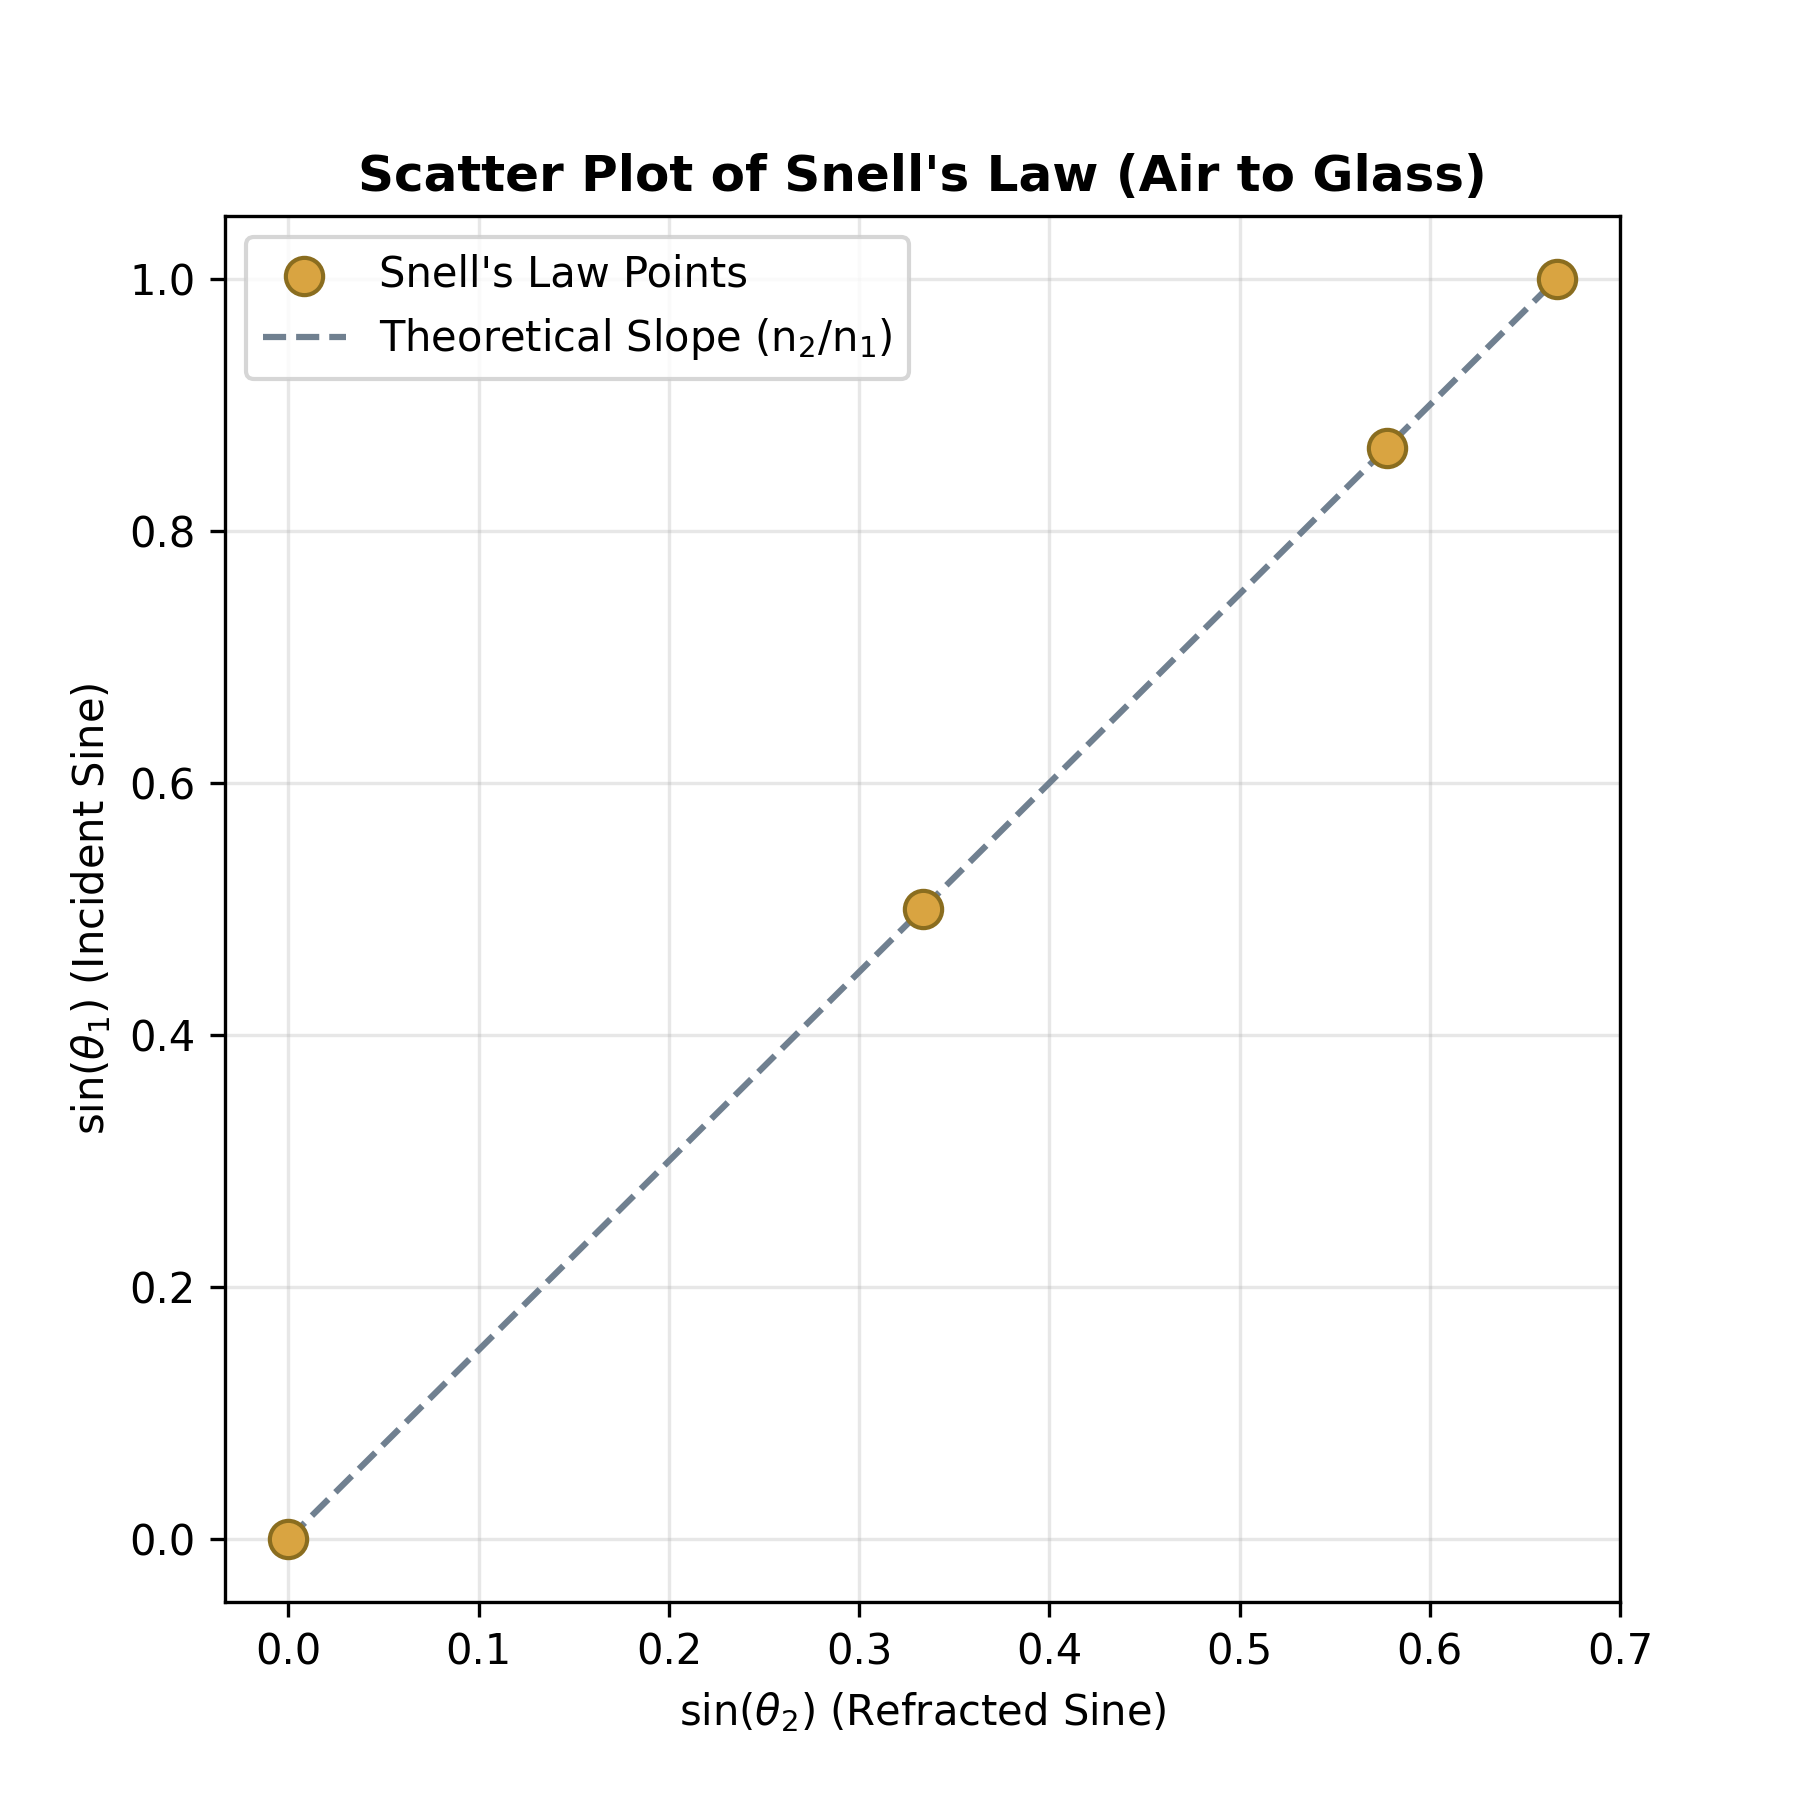

This chart was generated by the following Python code:
"""Exercise #4 - Refraction and Snell's Law (n1*sin(th1) = n2*sin(th2))
1. Define the media: air (n1 = 1.0) and glass (n2 = 1.5).
2. Calculate the angles: start with th1 = 45 deg. Use NumPy to convert it
   to radians, apply Snell's Law to find th2, and convert it back.
3. Trace the rays: generate simple x and y linear coordinate points using
   NumPy to draw the incoming ray, the refracted ray, and the boundary line
   between the two media.
"""
import numpy as np
import matplotlib.pyplot as plt

# 1. Media
n1, n2 = 1.0, 1.5

# 2. Angles (measured from the normal)
theta1_deg = 45
theta1 = np.deg2rad(theta1_deg)
theta2 = np.arcsin(n1 * np.sin(theta1) / n2)   # Snell's law
theta2_deg = np.rad2deg(theta2)
print(f"Angle of Incidence (theta1): {theta1_deg:.1f}°")
print(f"Angle of Refraction (theta2): {theta2_deg:.2f}°")

# 3. Rays (boundary on y = 0, air above, glass below, hit point at origin)
t = np.linspace(0, 1, 50)
x_in, y_in = -t * np.sin(theta1), t * np.cos(theta1)      # incoming ray
x_ref, y_ref = t * np.sin(theta2), -t * np.cos(theta2)    # refracted ray
x_bound = np.linspace(-1, 1, 2)
y_bound = np.zeros_like(x_bound)                          # boundary line
y_norm = np.linspace(-1, 1, 2)                            # normal (dashed)

fig, ax = plt.subplots(figsize=(6, 6))
ax.plot(x_bound, y_bound, "k", lw=2, label="boundary")
ax.plot(np.zeros_like(y_norm), y_norm, "k--", lw=1, label="normal")
ax.plot(x_in, y_in, color="hotpink", lw=2.5, label=rf"incident ($\theta_1$={theta1_deg}°)")
ax.plot(x_ref, y_ref, color="tab:blue", lw=2.5, label=rf"refracted ($\theta_2$={theta2_deg:.1f}°)")
ax.text(0.7, 0.5, f"medium 1: air (n={n1})")
ax.text(0.7, -0.5, f"medium 2: glass (n={n2})")
ax.set_aspect("equal")
ax.set_xlim(-1, 1.6)
ax.set_ylim(-1, 1)
ax.set_title("Refraction: Snell's Law")
ax.legend(loc="lower left")
fig.savefig("exercise4.png", dpi=300)

# 4. Several angles + scatter plot of sin(th1) vs sin(th2)
angles1_deg = np.array([0.0, 30.0, 60.0, 90.0])
angles2_deg = np.rad2deg(np.arcsin(n1 * np.sin(np.deg2rad(angles1_deg)) / n2))
print()
print("Incident Angles (deg):", angles1_deg)
print("Refracted Angles (deg):", angles2_deg)

sin1 = np.sin(np.deg2rad(angles1_deg))
sin2 = np.sin(np.deg2rad(angles2_deg))
xs = np.linspace(0, sin2.max(), 50)

fig2, ax2 = plt.subplots(figsize=(6, 6))
ax2.scatter(sin2, sin1, s=80, color="#D9A441", edgecolor="#8a6d1f",
            zorder=3, label="Snell's Law Points")
ax2.plot(xs, (n2 / n1) * xs, "--", color="slategrey", label="Theoretical Slope (n$_2$/n$_1$)")
ax2.set_xlabel(r"sin($\theta_2$) (Refracted Sine)")
ax2.set_ylabel(r"sin($\theta_1$) (Incident Sine)")
ax2.set_title("Scatter Plot of Snell's Law (Air to Glass)", fontweight="bold")
ax2.grid(True, alpha=0.3)
ax2.legend()
fig2.savefig("exercise4_scatter.png", dpi=300)
plt.show()
